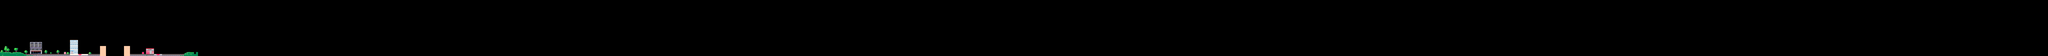

This is a level from a 2D game, rendered from its Tiled map with the project's own tilesets. A one-line summary and the map file follow, with tile-layer data summarised:
An orthogonal 1024x28 tile map with 8x8 px tiles, 2 tile layers (Background, Tile Layer 1).

<map version="1.2" tiledversion="1.2.1" orientation="orthogonal" renderorder="left-up" width="1024" height="28" tilewidth="8" tileheight="8" infinite="0" nextlayerid="3" nextobjectid="1">
 <tileset firstgid="1" name="urban_scifi" tilewidth="8" tileheight="8" tilecount="1024" columns="32">
  <image source="urban_scifi.png" width="128" height="112" />
 </tileset>
 <layer id="2" name="Background" width="1024" height="28">
  <data>[28672 cells, 31 non-empty, 15 distinct tile ids]</data>
 </layer>
 <layer id="1" name="Tile Layer 1" width="1024" height="28">
  <data>[28672 cells, 210 non-empty, 64 distinct tile ids]</data>
 </layer>
</map>
